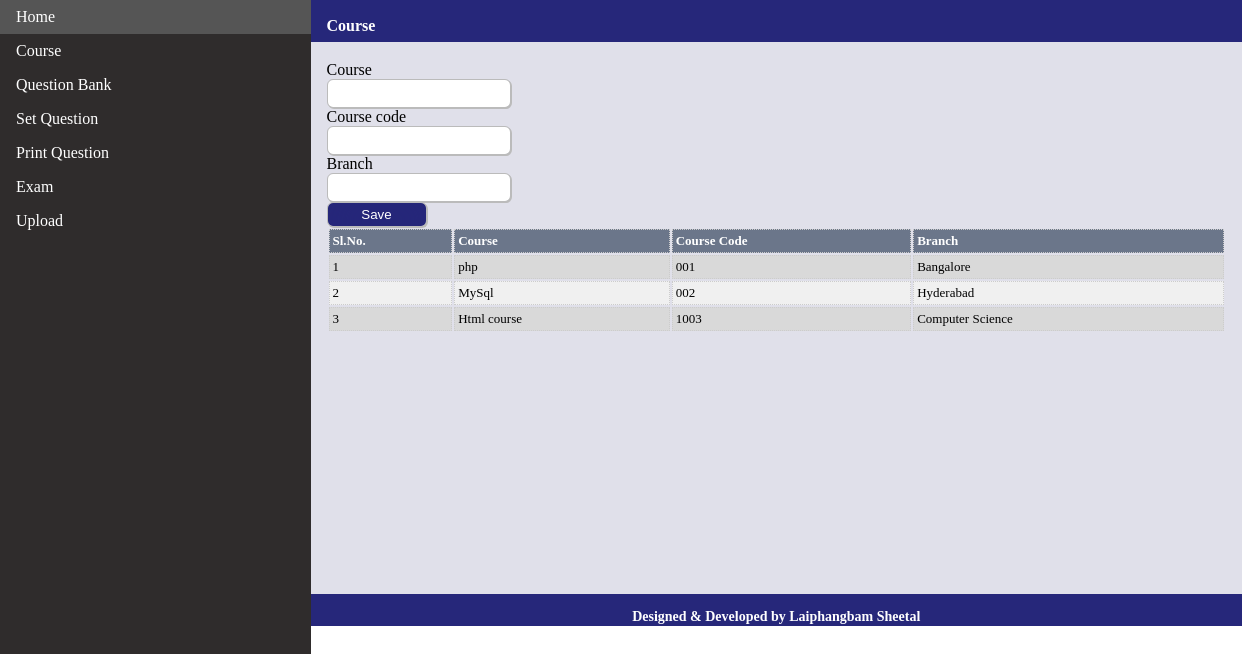
The page /course.php on the database its author committed.
### tables this page shows
CREATE TABLE `class_master` (
  `pk_id` int(11) NOT NULL,
  `class_name` varchar(250) DEFAULT NULL,
  `class_code` varchar(100) DEFAULT NULL,
  `batch` varchar(100) NOT NULL,
  `status_id` smallint(6) DEFAULT NULL,
  `active_flag` smallint(6) DEFAULT NULL,
  `sys_inserted_by` smallint(6) DEFAULT NULL,
  `sys_inserted_date` datetime DEFAULT NULL,
  `sys_updated_by` smallint(6) DEFAULT NULL,
  `sys_updated_date` datetime DEFAULT NULL,
  `etl_ref_no` varchar(255) DEFAULT NULL
);

### course.php (the view, shortened to what this page needs)
<!doctype html>
<html class="no-js" lang="en">
    <head>
        <link rel="stylesheet" href="assets/css/style.css">
</head>
<body>
<ul>
  <li><a href="index.php">Home</a></li>
  <li><a href="course.php">Course</a></li>
  <li><a class="" href="question.php">Question Bank</a></li>
  <li><a class="" href="searchQuestion.php">Set Question</a></li>
  <li><a href="print.php">Print Question</a></li>
  <li><a href="exam.php">Exam</a></li>
  <li><a href="upload.php">Upload</a></li>
</ul>
<div class="header-bar">
<p class="header-text">Course</p>
</div>
<div class="mainArea" id="loadArea">
<form id="courseForm" role="form" method="POST" action="">
    <div class="form-group">
        <label class="control-label">Course</label>
    <div>
        <input type="text" id="course" name="course" class="textbox">
    </div>
    </div>
	<div class="form-group">
        <label class="control-label">Course code</label>
        <div>
            <input type="text" id="code" name="code" class="textbox">
        </div>
    </div>
                    <div class="form-group">
                        <label class="control-label">Branch</label>
                        <div>
                            <input type="text" id="batch" name="batch" class="textbox">
                        </div>
                    </div>
                     <div class="control-group">
      <div class="controls">
        <button class="btn" type="button" onclick="fnSaveCourse()">Save</button>
      </div>
    </div>
</form>
<?php
$servername = "localhost";
$username = "root";
$password = "";
$sl_no = 1;
$pdo = new PDO("mysql:host=$servername;dbname=examination", $username, $password);
$pdo->setAttribute(PDO::ATTR_ERRMODE, PDO::ERRMODE_EXCEPTION);
$sql = "SELECT cl.class_name as course,cl.class_code as code,cl.batch as branch FROM class_master as cl ";
$res = $pdo->query($sql);
echo "<table class='tbl-container' width='100%'>";
echo "<tr>";
echo "<th>Sl.No.</th>";
echo "<th>Course</th>";
echo "<th>Course Code</th>";
echo "<th>Branch</th>";
echo "</tr>";
        while ($row = $res->fetch()) {
            echo "<tr>";
            echo "<td>".$sl_no."</td>";
            echo "<td>".$row['course']."</td>";
			echo "<td>".$row['code']."</td>";
			echo "<td>".$row['branch']."</td>";
            echo "</tr>";
			$sl_no++;
        }
        echo "</table>";
?>
</div>
<div class="footer">
<p class='dashboard-text'>Designed & Developed by Laiphangbam Sheetal</p>
</div>
</body>
</html>

### style.css (style rules this page uses)
body { margin: 0; }
ul { list-style-type: none; margin: 0; padding: 0; width: 25%; background-color: #2f2c2c; position: fixed; height: 100%; overflow: auto; }
li a { display: block; color: #fff; padding: 8px 16px; text-decoration: none; }
.header-bar { margin-left:25%; padding:1px 16px; height:40px; width:75%; background-color:#26277a; }
.header-text { color:#fff; font-size:16px; font-weight:bold; }
.mainArea { margin-left:25%; padding:1px 16px; min-height:550px; background-color:#e0e0ea; }
.dashboard-text { color:#fff; font-size:14px; font-weight:bold; text-align:center; }
.tbl-container { border-radius: 8px; }
.tbl-container tr { background: #f0f0f0; }
.tbl-container tr:nth-child(odd) { background: #f0f0f0; }
.tbl-container tr:nth-child(even) { background: #d9d9d9; }
.tbl-container td,th { border-collapse: collapse; border:1px dotted #ccc; font-size: 13.5px; padding: 3px; font-size: 13px; }
.tbl-container th { text-align: left; }
.tbl-container tr:first-child th { background: #6b768a; color: #fff; }
.textbox { width: 172px; padding: 1px 5px; border: 1px solid #bbb; height: 25px; border-radius: 6px; box-shadow: 1px 1px 0 0 #bbb, 5px 5px 40px 2px #fff inset; -moz-box-shadow: 1px 1px 0 0 #bbb, 5px 5px 40px 2px #fff inset; -webkit-box-shadow: 1px 1px 0 0 #bbb, 5px 5px 40px 2px #fff inset; -webkit-background-clip: padding-box; outline: 0; }
.btn { background-color: #26277a; min-width: 100px; padding: 1px 5px; border: 1px solid #bbb; min-height: 25px; border-radius: 6px; color: white; box-shadow: 1px 1px 0 0 #bbb, 5px 5px 40px 2px #26277a inset; -moz-box-shadow: 1px 1px 0 0 #bbb, 5px 5px 40px 2px #26277a inset; -webkit-box-shadow: 1px 1px 0 0 #bbb, 5px 5px 40px 2px #26277a inset; -webkit-background-clip: padding-box; outline: 0; }
.footer { margin-left:25%; padding:1px 0px; height:30px; width:75%; background-color:#26277a; }

### rows shown on the page
class_master: class_name "php", class_code "001", batch "Bangalore"
class_master: class_name "MySql", class_code "002", batch "Hyderabad"
class_master: class_name "Html course", class_code "1003", batch "Computer Science"
